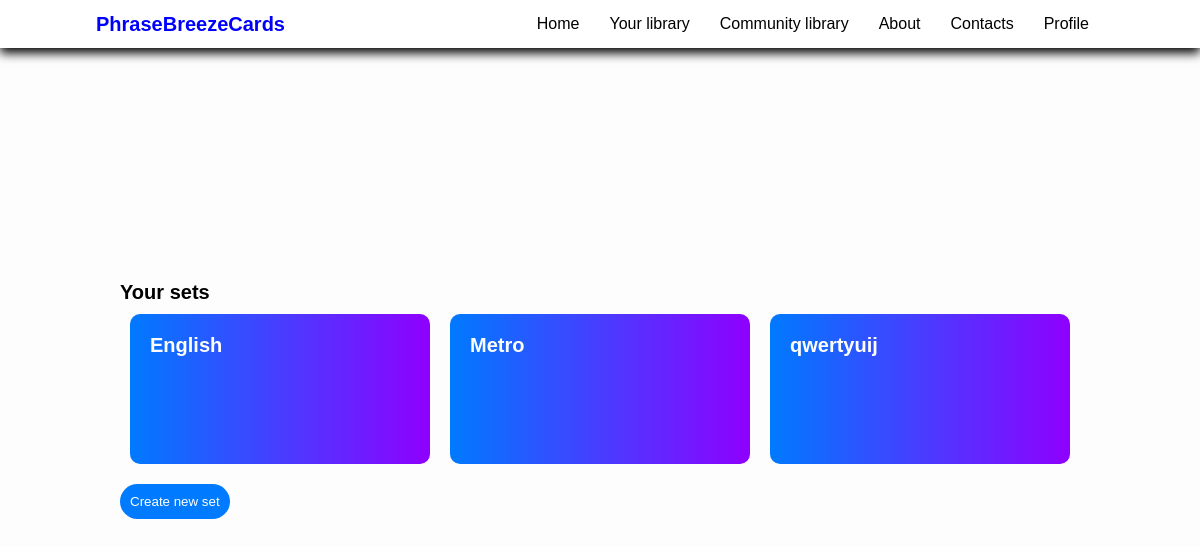
The page /your-library/ (signed in) on the database as committed earlier.
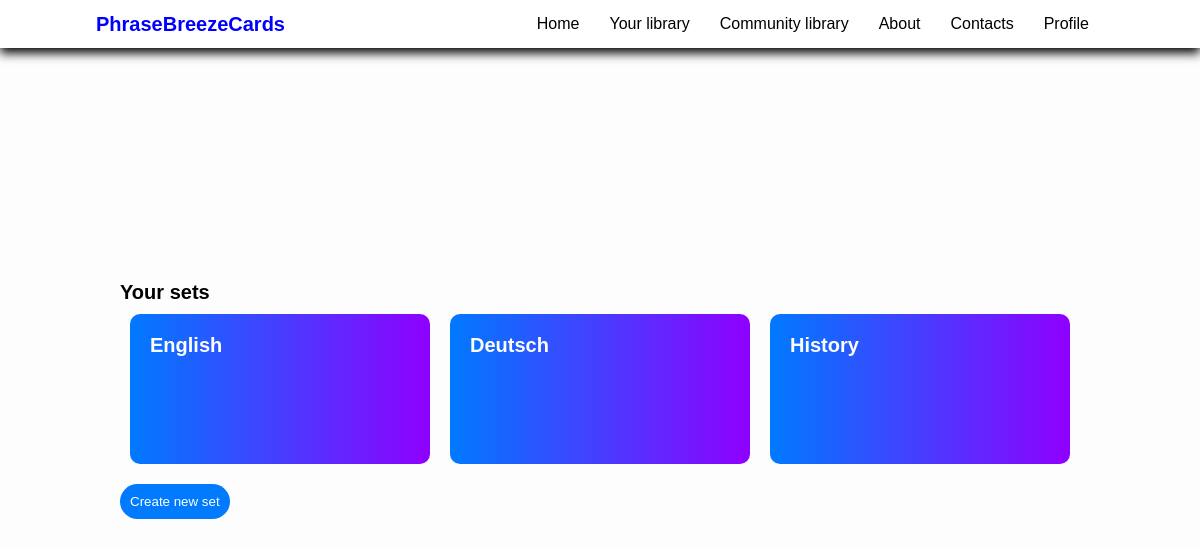
The same page on the database as committed later.
### main_app/models.py (models this page shows)
class Set(models.Model):
    name = models.CharField(max_length=100)
    slug = models.TextField()
    user = models.ForeignKey(User, on_delete=models.CASCADE, related_name='sets')
    class Meta:
        unique_together = ('user', 'name')

### main_app/views.py (the view)
# urls.py: path('', views.main_view, name='user_library'),
@login_required
def main_view(request):
    if request.method == 'GET':
        user_id = request.user.id
        sets = models.Set.objects.filter(user=request.user)
        template_name = 'main_app/main.html'
        context = {
            'sets': sets,
            'user_id': user_id
        }
        return render(request, template_name, context)

### templates/main_app/main.html (shortened to what this page needs)
{% extends 'base_generic.html' %}
{% block header %}
    {% include 'header.html' %}
{% endblock %}
{% block content %}
    <head>
    </head>
    <body>
        <h2>Your sets</h2>
        {% if sets %}
            <div class="card-container">
                {% for set in sets %}
                    <a href="{% url 'set' set.slug %}">
                        <div class="card">
                            <h3>{{ set.name }}</h3>
                        </div>
                    </a>
                {% endfor %}
            </div>
        {% else %}
            <p>No sets yet</p>
        {% endif %}
        <button><a href="{% url 'create_set' %}">Create new set</a></button>
    </body>
{% endblock %}

Rows that differ between the two databases and show on the page:
removed Set: name "qwertyuij"
changed Set: name "Metro" → "Deutsch"
added Set: name "History"
